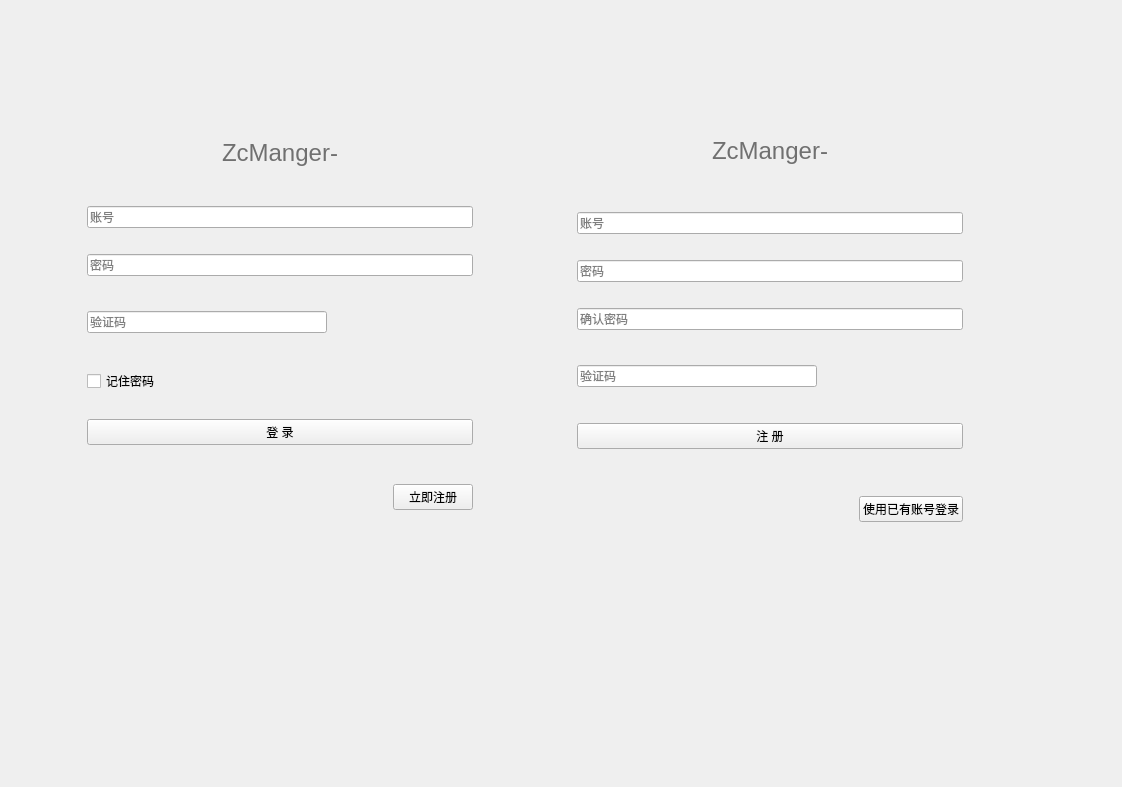
<?xml version="1.0" encoding="UTF-8"?>
<ui version="4.0">
 <class>LoginPageClass</class>
 <widget class="QWidget" name="LoginPageClass">
  <property name="geometry">
   <rect>
    <x>0</x>
    <y>0</y>
    <width>1122</width>
    <height>787</height>
   </rect>
  </property>
  <property name="windowTitle">
   <string>LoginPage</string>
  </property>
  <property name="styleSheet">
   <string notr="true"/>
  </property>
  <widget class="QWidget" name="loginWdgt" native="true">
   <property name="geometry">
    <rect>
     <x>60</x>
     <y>100</y>
     <width>440</width>
     <height>450</height>
    </rect>
   </property>
   <property name="minimumSize">
    <size>
     <width>440</width>
     <height>400</height>
    </size>
   </property>
   <property name="maximumSize">
    <size>
     <width>440</width>
     <height>450</height>
    </size>
   </property>
   <layout class="QVBoxLayout" name="verticalLayout">
    <property name="spacing">
     <number>26</number>
    </property>
    <property name="sizeConstraint">
     <enum>QLayout::SizeConstraint::SetDefaultConstraint</enum>
    </property>
    <property name="leftMargin">
     <number>27</number>
    </property>
    <property name="topMargin">
     <number>27</number>
    </property>
    <property name="rightMargin">
     <number>27</number>
    </property>
    <property name="bottomMargin">
     <number>27</number>
    </property>
    <item>
     <widget class="QLabel" name="titleLab">
      <property name="text">
       <string>&lt;html&gt;&lt;head/&gt;&lt;body&gt;&lt;p&gt;&lt;span style=&quot; font-size:18pt; color:#707070;&quot;&gt;ZcManger-&lt;/span&gt;&lt;/p&gt;&lt;/body&gt;&lt;/html&gt;</string>
      </property>
      <property name="alignment">
       <set>Qt::AlignmentFlag::AlignCenter</set>
      </property>
     </widget>
    </item>
    <item>
     <widget class="QLineEdit" name="userNameEdit">
      <property name="text">
       <string/>
      </property>
      <property name="placeholderText">
       <string>账号</string>
      </property>
     </widget>
    </item>
    <item>
     <widget class="QLineEdit" name="pwdEdit">
      <property name="text">
       <string/>
      </property>
      <property name="echoMode">
       <enum>QLineEdit::EchoMode::Password</enum>
      </property>
      <property name="placeholderText">
       <string>密码</string>
      </property>
     </widget>
    </item>
    <item>
     <layout class="QHBoxLayout" name="horizontalLayout">
      <property name="spacing">
       <number>16</number>
      </property>
      <item>
       <widget class="QLineEdit" name="captchaEdit">
        <property name="minimumSize">
         <size>
          <width>240</width>
          <height>0</height>
         </size>
        </property>
        <property name="maximumSize">
         <size>
          <width>240</width>
          <height>16777215</height>
         </size>
        </property>
        <property name="placeholderText">
         <string>验证码</string>
        </property>
       </widget>
      </item>
      <item>
       <widget class="ClickLabel" name="captchaLab">
        <property name="minimumSize">
         <size>
          <width>112</width>
          <height>41</height>
         </size>
        </property>
        <property name="maximumSize">
         <size>
          <width>112</width>
          <height>41</height>
         </size>
        </property>
        <property name="text">
         <string/>
        </property>
        <property name="pixmap">
         <pixmap resource="../../Resource.qrc">:/Resource/images/yzm.gif</pixmap>
        </property>
        <property name="scaledContents">
         <bool>true</bool>
        </property>
       </widget>
      </item>
      <item>
       <spacer name="horizontalSpacer">
        <property name="orientation">
         <enum>Qt::Orientation::Horizontal</enum>
        </property>
        <property name="sizeHint" stdset="0">
         <size>
          <width>40</width>
          <height>20</height>
         </size>
        </property>
       </spacer>
      </item>
     </layout>
    </item>
    <item>
     <widget class="QCheckBox" name="rememberPwdChx">
      <property name="text">
       <string>记住密码</string>
      </property>
     </widget>
    </item>
    <item>
     <widget class="QPushButton" name="loginBtn">
      <property name="text">
       <string>登 录</string>
      </property>
     </widget>
    </item>
    <item>
     <widget class="QWidget" name="goRegWdgt" native="true">
      <layout class="QHBoxLayout" name="horizontalLayout_3">
       <property name="spacing">
        <number>0</number>
       </property>
       <property name="leftMargin">
        <number>0</number>
       </property>
       <property name="topMargin">
        <number>0</number>
       </property>
       <property name="rightMargin">
        <number>0</number>
       </property>
       <property name="bottomMargin">
        <number>0</number>
       </property>
       <item>
        <spacer name="horizontalSpacer_3">
         <property name="orientation">
          <enum>Qt::Orientation::Horizontal</enum>
         </property>
         <property name="sizeHint" stdset="0">
          <size>
           <width>335</width>
           <height>20</height>
          </size>
         </property>
        </spacer>
       </item>
       <item>
        <widget class="QPushButton" name="goRegBtn">
         <property name="text">
          <string>立即注册</string>
         </property>
        </widget>
       </item>
      </layout>
     </widget>
    </item>
   </layout>
  </widget>
  <widget class="QWidget" name="regWdgt" native="true">
   <property name="geometry">
    <rect>
     <x>550</x>
     <y>90</y>
     <width>440</width>
     <height>481</height>
    </rect>
   </property>
   <property name="minimumSize">
    <size>
     <width>440</width>
     <height>400</height>
    </size>
   </property>
   <property name="maximumSize">
    <size>
     <width>440</width>
     <height>600</height>
    </size>
   </property>
   <layout class="QVBoxLayout" name="verticalLayout_2">
    <property name="spacing">
     <number>26</number>
    </property>
    <property name="leftMargin">
     <number>27</number>
    </property>
    <property name="topMargin">
     <number>27</number>
    </property>
    <property name="rightMargin">
     <number>27</number>
    </property>
    <property name="bottomMargin">
     <number>27</number>
    </property>
    <item>
     <widget class="QLabel" name="reg_titleLab">
      <property name="text">
       <string>&lt;html&gt;&lt;head/&gt;&lt;body&gt;&lt;p&gt;&lt;span style=&quot; font-size:18pt; color:#707070;&quot;&gt;ZcManger-&lt;/span&gt;&lt;/p&gt;&lt;/body&gt;&lt;/html&gt;</string>
      </property>
      <property name="alignment">
       <set>Qt::AlignmentFlag::AlignCenter</set>
      </property>
     </widget>
    </item>
    <item>
     <widget class="QLineEdit" name="reg_userNameEdit">
      <property name="placeholderText">
       <string>账号</string>
      </property>
     </widget>
    </item>
    <item>
     <widget class="QLineEdit" name="reg_pwdEdit">
      <property name="echoMode">
       <enum>QLineEdit::EchoMode::Password</enum>
      </property>
      <property name="placeholderText">
       <string>密码</string>
      </property>
     </widget>
    </item>
    <item>
     <widget class="QLineEdit" name="reg_confirmPwdEdit">
      <property name="echoMode">
       <enum>QLineEdit::EchoMode::Password</enum>
      </property>
      <property name="placeholderText">
       <string>确认密码</string>
      </property>
     </widget>
    </item>
    <item>
     <layout class="QHBoxLayout" name="horizontalLayout_2">
      <property name="spacing">
       <number>16</number>
      </property>
      <item>
       <widget class="QLineEdit" name="reg_captchaEdit">
        <property name="minimumSize">
         <size>
          <width>240</width>
          <height>0</height>
         </size>
        </property>
        <property name="maximumSize">
         <size>
          <width>240</width>
          <height>16777215</height>
         </size>
        </property>
        <property name="placeholderText">
         <string>验证码</string>
        </property>
       </widget>
      </item>
      <item>
       <widget class="ClickLabel" name="reg_captchaLab">
        <property name="minimumSize">
         <size>
          <width>112</width>
          <height>41</height>
         </size>
        </property>
        <property name="maximumSize">
         <size>
          <width>112</width>
          <height>41</height>
         </size>
        </property>
        <property name="text">
         <string/>
        </property>
        <property name="pixmap">
         <pixmap resource="../../Resource.qrc">:/Resource/images/yzm.gif</pixmap>
        </property>
        <property name="scaledContents">
         <bool>true</bool>
        </property>
       </widget>
      </item>
      <item>
       <spacer name="horizontalSpacer_2">
        <property name="orientation">
         <enum>Qt::Orientation::Horizontal</enum>
        </property>
        <property name="sizeHint" stdset="0">
         <size>
          <width>40</width>
          <height>20</height>
         </size>
        </property>
       </spacer>
      </item>
     </layout>
    </item>
    <item>
     <widget class="QPushButton" name="reg_regBtn">
      <property name="text">
       <string>注 册</string>
      </property>
     </widget>
    </item>
    <item>
     <widget class="QWidget" name="goLoginWdgt" native="true">
      <layout class="QHBoxLayout" name="horizontalLayout_4">
       <property name="spacing">
        <number>0</number>
       </property>
       <property name="leftMargin">
        <number>0</number>
       </property>
       <property name="topMargin">
        <number>0</number>
       </property>
       <property name="rightMargin">
        <number>0</number>
       </property>
       <property name="bottomMargin">
        <number>0</number>
       </property>
       <item>
        <spacer name="horizontalSpacer_4">
         <property name="orientation">
          <enum>Qt::Orientation::Horizontal</enum>
         </property>
         <property name="sizeHint" stdset="0">
          <size>
           <width>308</width>
           <height>20</height>
          </size>
         </property>
        </spacer>
       </item>
       <item>
        <widget class="QPushButton" name="goLoginBtn">
         <property name="text">
          <string>使用已有账号登录</string>
         </property>
        </widget>
       </item>
      </layout>
     </widget>
    </item>
   </layout>
  </widget>
 </widget>
 <layoutdefault spacing="6" margin="11"/>
 <customwidgets>
  <customwidget>
   <class>ClickLabel</class>
   <extends>QLabel</extends>
   <header>common/widgets/ClickLabel.h</header>
  </customwidget>
 </customwidgets>
 <resources>
  <include location="../../Resource.qrc"/>
 </resources>
 <connections/>
</ui>
